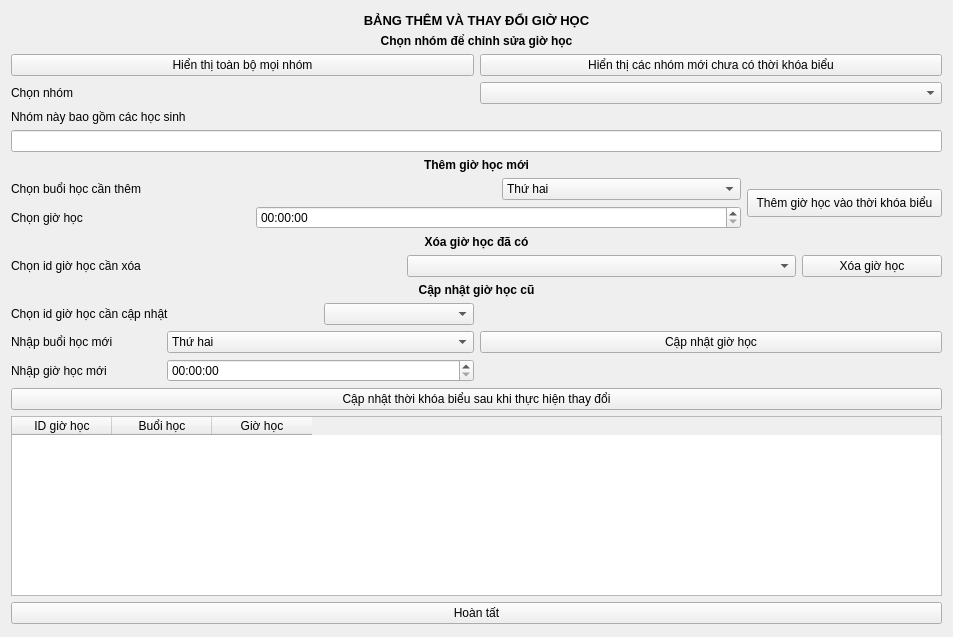
<?xml version="1.0" encoding="UTF-8"?>
<ui version="4.0">
 <class>thaydoighlh</class>
 <widget class="QWidget" name="thaydoighlh">
  <property name="geometry">
   <rect>
    <x>0</x>
    <y>0</y>
    <width>953</width>
    <height>637</height>
   </rect>
  </property>
  <property name="windowTitle">
   <string>Form</string>
  </property>
  <widget class="QWidget" name="">
   <property name="geometry">
    <rect>
     <x>11</x>
     <y>13</y>
     <width>931</width>
     <height>611</height>
    </rect>
   </property>
   <layout class="QVBoxLayout" name="verticalLayout_2">
    <item>
     <widget class="QLabel" name="label_13">
      <property name="text">
       <string>&lt;html&gt;&lt;head/&gt;&lt;body&gt;&lt;p align=&quot;center&quot;&gt;&lt;span style=&quot; font-size:10pt; font-weight:600;&quot;&gt;BẢNG THÊM VÀ THAY ĐỔI GIỜ HỌC&lt;/span&gt;&lt;/p&gt;&lt;/body&gt;&lt;/html&gt;</string>
      </property>
     </widget>
    </item>
    <item>
     <widget class="QLabel" name="label_8">
      <property name="text">
       <string>&lt;html&gt;&lt;head/&gt;&lt;body&gt;&lt;p align=&quot;center&quot;&gt;&lt;span style=&quot; font-weight:600;&quot;&gt;Chọn nhóm để chỉnh sửa giờ học&lt;/span&gt;&lt;/p&gt;&lt;/body&gt;&lt;/html&gt;</string>
      </property>
     </widget>
    </item>
    <item>
     <layout class="QHBoxLayout" name="horizontalLayout_5">
      <item>
       <widget class="QPushButton" name="locall">
        <property name="text">
         <string>Hiển thị toàn bộ mọi nhóm</string>
        </property>
       </widget>
      </item>
      <item>
       <widget class="QPushButton" name="locchuatkb">
        <property name="text">
         <string>Hiển thị các nhóm mới chưa có thời khóa biểu</string>
        </property>
       </widget>
      </item>
     </layout>
    </item>
    <item>
     <layout class="QHBoxLayout" name="horizontalLayout_4">
      <item>
       <widget class="QLabel" name="label">
        <property name="maximumSize">
         <size>
          <width>16777215</width>
          <height>26</height>
         </size>
        </property>
        <property name="text">
         <string>Chọn nhóm</string>
        </property>
       </widget>
      </item>
      <item>
       <widget class="QComboBox" name="nhom">
        <property name="maximumSize">
         <size>
          <width>16777215</width>
          <height>22</height>
         </size>
        </property>
       </widget>
      </item>
     </layout>
    </item>
    <item>
     <layout class="QVBoxLayout" name="verticalLayout">
      <item>
       <widget class="QLabel" name="label_5">
        <property name="maximumSize">
         <size>
          <width>16777215</width>
          <height>16</height>
         </size>
        </property>
        <property name="text">
         <string>Nhóm này bao gồm các học sinh</string>
        </property>
       </widget>
      </item>
      <item>
       <widget class="QLineEdit" name="hstrongnhom_view">
        <property name="maximumSize">
         <size>
          <width>16777215</width>
          <height>22</height>
         </size>
        </property>
       </widget>
      </item>
     </layout>
    </item>
    <item>
     <widget class="QLabel" name="label_7">
      <property name="text">
       <string>&lt;html&gt;&lt;head/&gt;&lt;body&gt;&lt;p align=&quot;center&quot;&gt;&lt;span style=&quot; font-weight:600;&quot;&gt;Thêm giờ học mới&lt;/span&gt;&lt;/p&gt;&lt;/body&gt;&lt;/html&gt;</string>
      </property>
     </widget>
    </item>
    <item>
     <layout class="QHBoxLayout" name="horizontalLayout_3">
      <item>
       <layout class="QGridLayout" name="gridLayout_2">
        <item row="0" column="0" colspan="2">
         <widget class="QLabel" name="label_3">
          <property name="text">
           <string>Chọn buổi học cần thêm</string>
          </property>
         </widget>
        </item>
        <item row="0" column="2">
         <widget class="QComboBox" name="option_1_chonbuoihoc">
          <item>
           <property name="text">
            <string>Thứ hai</string>
           </property>
          </item>
          <item>
           <property name="text">
            <string>Thứ ba</string>
           </property>
          </item>
          <item>
           <property name="text">
            <string>Thứ tư</string>
           </property>
          </item>
          <item>
           <property name="text">
            <string>Thứ năm</string>
           </property>
          </item>
          <item>
           <property name="text">
            <string>Thứ sáu</string>
           </property>
          </item>
          <item>
           <property name="text">
            <string>Thứ bảy</string>
           </property>
          </item>
          <item>
           <property name="text">
            <string>Chủ nhật</string>
           </property>
          </item>
         </widget>
        </item>
        <item row="1" column="0">
         <widget class="QLabel" name="label_4">
          <property name="text">
           <string>Chọn giờ học</string>
          </property>
         </widget>
        </item>
        <item row="1" column="1" colspan="2">
         <widget class="QTimeEdit" name="option_1_giohoc">
          <property name="locale">
           <locale language="English" country="UnitedStates"/>
          </property>
         </widget>
        </item>
       </layout>
      </item>
      <item>
       <widget class="QPushButton" name="themgiohoc">
        <property name="maximumSize">
         <size>
          <width>195</width>
          <height>28</height>
         </size>
        </property>
        <property name="text">
         <string>Thêm giờ học vào thời khóa biểu</string>
        </property>
       </widget>
      </item>
     </layout>
    </item>
    <item>
     <widget class="QLabel" name="label_6">
      <property name="text">
       <string>&lt;html&gt;&lt;head/&gt;&lt;body&gt;&lt;p align=&quot;center&quot;&gt;&lt;span style=&quot; font-weight:600;&quot;&gt;Xóa giờ học đã có&lt;/span&gt;&lt;/p&gt;&lt;/body&gt;&lt;/html&gt;</string>
      </property>
     </widget>
    </item>
    <item>
     <layout class="QHBoxLayout" name="horizontalLayout_2">
      <item>
       <widget class="QLabel" name="label_2">
        <property name="text">
         <string>Chọn id giờ học cần xóa</string>
        </property>
       </widget>
      </item>
      <item>
       <widget class="QComboBox" name="option_idxoa"/>
      </item>
      <item>
       <widget class="QPushButton" name="xoagiohoc">
        <property name="maximumSize">
         <size>
          <width>140</width>
          <height>28</height>
         </size>
        </property>
        <property name="text">
         <string>Xóa giờ học</string>
        </property>
       </widget>
      </item>
     </layout>
    </item>
    <item>
     <widget class="QLabel" name="label_9">
      <property name="text">
       <string>&lt;html&gt;&lt;head/&gt;&lt;body&gt;&lt;p align=&quot;center&quot;&gt;&lt;span style=&quot; font-weight:600;&quot;&gt;Cập nhật giờ học cũ&lt;/span&gt;&lt;/p&gt;&lt;/body&gt;&lt;/html&gt;</string>
      </property>
     </widget>
    </item>
    <item>
     <layout class="QHBoxLayout" name="horizontalLayout">
      <item>
       <layout class="QGridLayout" name="gridLayout">
        <item row="0" column="0" colspan="2">
         <widget class="QLabel" name="label_10">
          <property name="text">
           <string>Chọn id giờ học cần cập nhật</string>
          </property>
         </widget>
        </item>
        <item row="0" column="2">
         <widget class="QComboBox" name="option_idcapnhat"/>
        </item>
        <item row="1" column="0">
         <widget class="QLabel" name="label_11">
          <property name="text">
           <string>Nhập buổi học mới</string>
          </property>
         </widget>
        </item>
        <item row="1" column="1" colspan="2">
         <widget class="QComboBox" name="option_2_buoihoc">
          <item>
           <property name="text">
            <string>Thứ hai</string>
           </property>
          </item>
          <item>
           <property name="text">
            <string>Thứ ba</string>
           </property>
          </item>
          <item>
           <property name="text">
            <string>Thứ tư</string>
           </property>
          </item>
          <item>
           <property name="text">
            <string>Thứ năm</string>
           </property>
          </item>
          <item>
           <property name="text">
            <string>Thứ sáu</string>
           </property>
          </item>
          <item>
           <property name="text">
            <string>Thứ bảy</string>
           </property>
          </item>
          <item>
           <property name="text">
            <string>Chủ nhật</string>
           </property>
          </item>
         </widget>
        </item>
        <item row="2" column="0">
         <widget class="QLabel" name="label_12">
          <property name="text">
           <string>Nhập giờ học mới</string>
          </property>
         </widget>
        </item>
        <item row="2" column="1" colspan="2">
         <widget class="QTimeEdit" name="option_2_giohoc"/>
        </item>
       </layout>
      </item>
      <item>
       <widget class="QPushButton" name="capnhatgiohoc">
        <property name="text">
         <string>Cập nhật giờ học</string>
        </property>
       </widget>
      </item>
     </layout>
    </item>
    <item>
     <widget class="QPushButton" name="capnhat">
      <property name="text">
       <string>Cập nhật thời khóa biểu sau khi thực hiện thay đổi</string>
      </property>
     </widget>
    </item>
    <item>
     <widget class="QTableWidget" name="thaydoigiohoc_view">
      <attribute name="horizontalHeaderMinimumSectionSize">
       <number>0</number>
      </attribute>
      <attribute name="verticalHeaderVisible">
       <bool>false</bool>
      </attribute>
      <attribute name="verticalHeaderMinimumSectionSize">
       <number>0</number>
      </attribute>
      <column>
       <property name="text">
        <string>ID giờ học</string>
       </property>
      </column>
      <column>
       <property name="text">
        <string>Buổi học</string>
       </property>
      </column>
      <column>
       <property name="text">
        <string>Giờ học</string>
       </property>
      </column>
     </widget>
    </item>
    <item>
     <widget class="QPushButton" name="hoantat">
      <property name="text">
       <string>Hoàn tất</string>
      </property>
     </widget>
    </item>
   </layout>
  </widget>
 </widget>
 <resources/>
 <connections/>
</ui>
